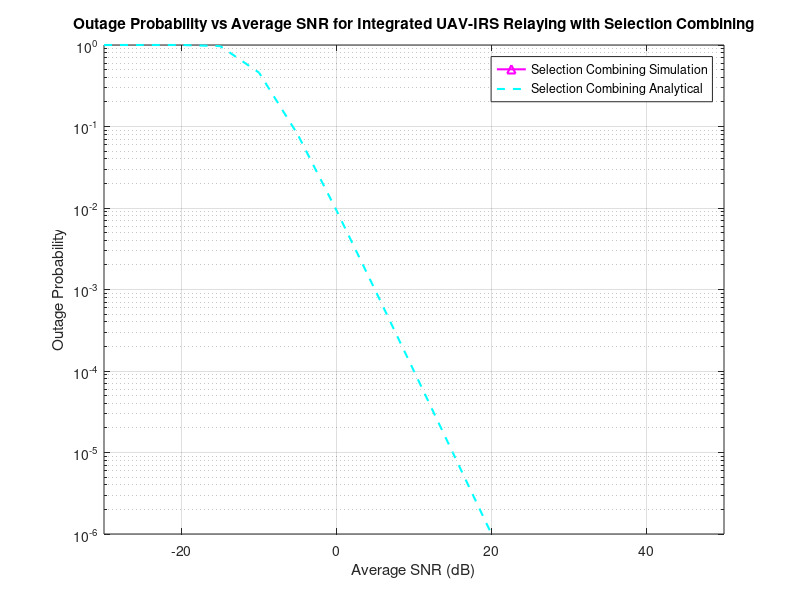

MATLAB code for this plot: (Note: this script raises an error after producing the figure.)
%% Clear and close all
clear;
close all;
clc;

%% Parameters
N = 16; % Number of reflecting elements
M = 1e6; % Number of samples
Average_SNR_dB = -30:5:50; % Average SNR in dB
Average_SNR = 10.^(Average_SNR_dB ./ 10); % Convert SNR to linear scale
Threshold_SNR_dB = -10; % Threshold SNR in dB
Threshold_SNR = 10^(Threshold_SNR_dB / 10); % Convert threshold SNR to linear scale

m = 2; % Shape parameter for Nakagami-m distribution
omega = 2; % Scale parameter for Nakagami-m distribution

% Carrier frequency and path-loss calculation
fc = 3e9; % Carrier frequency (3 GHz)
c = 3e8; % Speed of light
lambda = c / fc; % Wavelength
p = lambda / (4 * pi); % Path loss factor

%% Parameters for IRS System
% Antenna gains
antenna_gain_S = db2pow(10); % Source antenna gain in linear scale
antenna_gain_RIS = db2pow(10); % RIS element gain in linear scale
antenna_gain_D = db2pow(10); % Destination antenna gain in linear scale

d1 = 10; % Distance from source to RIS
d2 = 10; % Distance from RIS to destination

% Path-loss calculation
path_loss_h = (antenna_gain_S * antenna_gain_RIS * p^2 / d1^2)^-1;
path_loss_g = (antenna_gain_RIS * antenna_gain_D * p^2 / d2^2)^-1;
path_loss = path_loss_h * path_loss_g;

%% Analytical Outage Probability Calculation for IRS
theta = sqrt((m * m) / (omega * omega));
E_vk1 = (gamma(m + 0.5) * gamma(m + 0.5)) * theta^(-1) / (gamma(m) * gamma(m));
E_vk2 = (gamma(m + 1) * gamma(m + 1)) * theta^(-2) / (gamma(m) * gamma(m));
var_vk = E_vk2 - E_vk1^2;
E_zk = N * E_vk1;
var_zk = N * var_vk;
ak = (E_zk^2) / var_zk;
bk = var_zk / E_zk;

Pout_IRS = zeros(size(Average_SNR));
for ii = 1:length(Average_SNR)
    sk = sqrt((path_loss * Threshold_SNR) / (Average_SNR(ii) * bk^2));
    Pout_IRS(ii) = gammainc(sk, ak, 'lower'); % Analytical outage probability for IRS
end

%% Simulation of Outage Probability for IRS
hi = sqrt(gamrnd(m, omega/m, N, M)); % Nakagami-m fading channel coefficients (hi)
gi = sqrt(gamrnd(m, omega/m, N, M)); % Nakagami-m fading channel coefficients (gi)
h1 =  hi .* gi; % Nakagami-m fading channel (h1)

h = sum(h1); % Sum of channel effects over N elements

P_out_IRS_sim = zeros(size(Average_SNR_dB));
for k = 1:length(Average_SNR_dB)
    instt_SNR = Average_SNR(k) * (abs(h).^2); % Instantaneous SNR
    count = sum(instt_SNR < Threshold_SNR); % Count of SNR below threshold
    P_out_IRS_sim(k) = count / M; % Simulated outage probability for IRS
end

%% Parameters for Relay System
Average_SNR_dB_Relay = Average_SNR_dB; % Average SNR in dB for relay system
Average_SNR_Relay = 10.^(Average_SNR_dB_Relay ./ 10); % Convert SNR to linear scale
Threshold_SNR_Relay = 10^(Threshold_SNR_dB / 10); % Convert threshold SNR to linear scale

% Path Losses
PL1 = (antenna_gain_S * antenna_gain_RIS * lambda^2) / (4 * pi * d1)^2; % Source to Relay path loss
PL2 = (antenna_gain_RIS * antenna_gain_D * lambda^2) / (4 * pi * d2)^2; % Relay to Destination path loss

%% Simulation loop over different transmit powers for Relay System
OutageProb_sim_Relay = zeros(size(Average_SNR_dB_Relay));
for jj = 1:length(Average_SNR_dB_Relay)
    % Generate Nakagami-m fading coefficients for Relay system
    h1 = sqrt(gamrnd(m, omega/m, 1, M)); % Nakagami-m fading coefficients for h1 (Source-Relay link)
    h2 = sqrt(gamrnd(m, omega/m, 1, M)); % Nakagami-m fading coefficients for h2 (Relay-Destination link)

    % Apply path losses including Free-Space Path Loss (FSPL)
    h1f = h1 * PL1;
    h2f = h2 * PL2;

    % Effective SNR considering path losses and transmit power
    SNR1 = Average_SNR_Relay(jj) * h1f.^2; % SNR for Source-Relay link
    SNR2 = Average_SNR_Relay(jj) * h2f.^2; % SNR for Relay-Destination link
    SNR_Relay = min(SNR1, SNR2); % Minimum SNR for outage calculation

    % Calculate outage probability from simulation for Relay system
    OutageProb_sim_Relay(jj) = mean(SNR_Relay < Threshold_SNR_Relay);
end

%% Analytical Outage Probability Calculation for Relay System
OutageProb_analytical_Relay = zeros(size(Average_SNR_dB_Relay));
for jj = 1:length(Average_SNR_dB_Relay)
    % Compute CDF for Source-Relay link
    gamma_th_sr = Threshold_SNR_Relay / omega;
    F_gamma_SR = 1 - gammainc(m * gamma_th_sr / Average_SNR_Relay(jj), m, 'lower');

    % Compute CDF for Relay-Destination link
    gamma_th_rd = Threshold_SNR_Relay / omega;
    F_gamma_RD = 1 - gammainc(m * gamma_th_rd / Average_SNR_Relay(jj), m, 'lower');

    % Compute outage probability analytically for Relay system
    OutageProb_analytical_Relay(jj) = 1 - (F_gamma_SR * F_gamma_RD);
end

%% Selection Combining: Minimum of IRS and Relay outage probabilities
Pout_SC_sim = P_out_IRS_sim .* OutageProb_sim_Relay; % Selection Combining Simulation

Pout_SC_analytical = Pout_IRS .* OutageProb_analytical_Relay; % Selection Combining Analytical

%% Plotting Selection Combining Outage Probability results
figure;
semilogy(Average_SNR_dB, Pout_SC_sim, 'm-^', 'LineWidth', 1.5); % Selection Combining Simulation
hold on;
semilogy(Average_SNR_dB, Pout_SC_analytical, 'c--', 'LineWidth', 1.5); % Selection Combining Analytical
xlabel('Average SNR (dB)');
ylabel('Outage Probability');
title('Outage Probability vs Average SNR for Integrated UAV-IRS Relaying with Selection Combining');
legend('Selection Combining Simulation', 'Selection Combining Analytical');
grid on;
axis([-30 50 1e-6 1]);
hold off;

% Display the plot
show();
